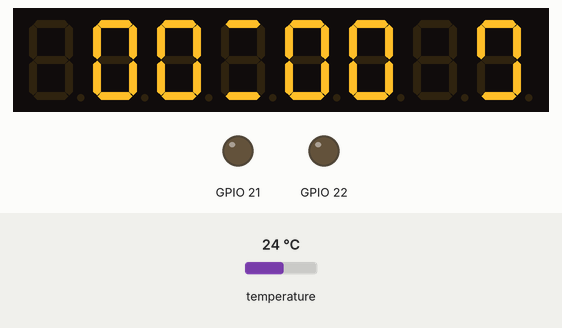
Bench run of a sketch on a simulated ESP32. Shown: 8-digit seven-segment display, output pins drawn as LEDs (lit = HIGH). The inputs (shaded band) are chosen by the test bench; at power-on: temperature 24 °C. WiFi joins after 1.5 s; servers stay silent unless stated; no MQTT or app messages arrive unless stated.

Above: at 1.7 s.
1.8 s: temperature set to 12 °C
At 3.7 s:
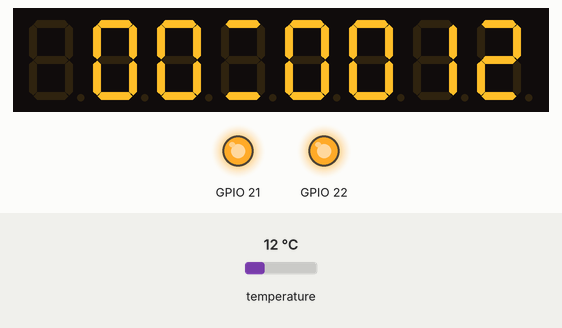
4.6 s: temperature set to 19 °C
At 5.2 s:
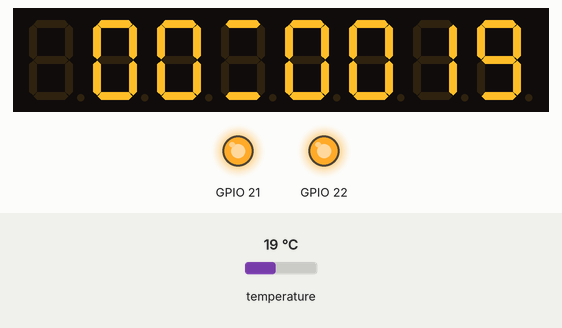
6.1 s: temperature set to 28 °C
At 7.5 s:
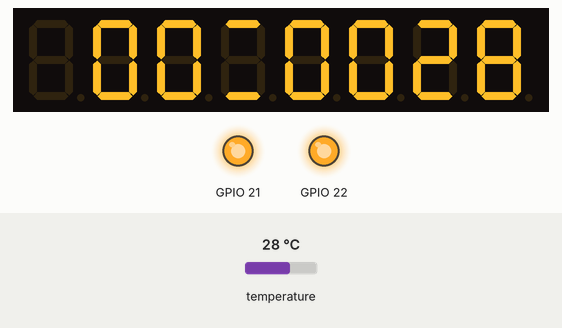
Timing chart, 0 to 9.1 s (numbered marks = the images above; inputs shaded):
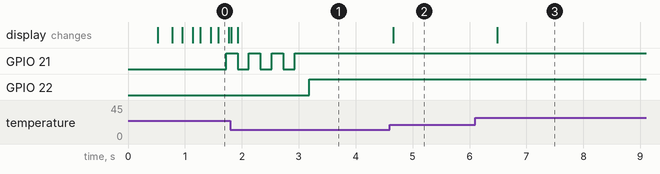

Measured:
- after the input at 4.6 s, the display: changes after 0.06 s (image 2)
- after the input at 6.1 s, the display: changes after 0.39 s (image 3)
- by itself, GPIO 21: alternates HIGH for 0.20 s and LOW for 0.20 s, 6 changes in all, then stays HIGH

The sketch:

Iniciacao_5.1.ino
```cpp
#include <LedControl.h>
#include <OneWire.h>
#include <DallasTemperature.h>
#include <WiFi.h>
#include <PubSubClient.h>

const char* ssid = "Eberton 2";
const char* password =  "12345678";
const char* mqttServer = "m15.cloudmqtt.com";
const int mqttPort = 17812;
const char* mqttUser = "ruzejjkv";
const char* mqttPassword = "e0FRh1Ve8RhG";
const char* Topico1 = "Temperatura";
const char* Topico2 = "Score_A";
const char* Topico3 = "Set1_A";
const char* Topico4 = "Set2_A";
const char* Topico5 = "Set3_A";
const char* Topico6 = "Score_B";
const char* Topico7 = "Set1_B";
const char* Topico8 = "Set2_B";
const char* Topico9 = "Set3_B";
const char* Topico10 = "Horas";
const char* Topico11 = "Minutos";
const char* Topico12 = "Segundos";
const char* Topico13 = "Inicio";
const char* Topico14 = "Zera";
const char* Topico15 = "Sacador";
const char* Topico16 = "Inte";

WiFiClient espClient;
PubSubClient client(espClient);

#define DEBUG
#define ONE_WIRE_BUS 4

OneWire oneWire(ONE_WIRE_BUS);
DallasTemperature sensors(&oneWire);
DeviceAddress sensor1 = { 0x28, 0x4C, 0xE3, 0x70, 0x9, 0x0, 0x0, 0xA4 };
LedControl lc = LedControl(23, 18, 15, 1);

//Variáveis que indicam o núcleo
static uint8_t Nucleo_Zero = 0;
static uint8_t Nucleo_Um  = 1;

//Variáveis compartilhadas pelos núcleos
int Score_A = 0, Set1_A = 0, Set2_A = 0, Set3_A = 0; //Jogador A
int Score_B = 0, Set1_B = 0, Set2_B = 0, Set3_B = 0; //Jogador B
int Horas = 0, Minutos = 0, Segundos = 0, Inicio = 0, Zera = 0; // Contagem de tempo
int Sacador = 0;
int Inte = 15; // Intensidade dos displays 0~15

//Variáveis locais
int i = 0, z = 1;
float passaTemp;
float by = 0;

void setup() {
  lc.shutdown(0, false);
  lc.clearDisplay(0);
  lc.shutdown(1, false);
  lc.clearDisplay(1);
  lc.shutdown(2, false);
  lc.clearDisplay(2);
  sensors.begin();
  Serial.begin(115200);
  pinMode(21, OUTPUT);
  pinMode(22, OUTPUT);
  client.subscribe(Topico1);
  client.subscribe(Topico2);
  client.subscribe(Topico3);
  client.subscribe(Topico4);
  client.subscribe(Topico5);
  client.subscribe(Topico6);
  client.subscribe(Topico7);
  client.subscribe(Topico8);
  client.subscribe(Topico9);
  client.subscribe(Topico10);
  client.subscribe(Topico11);
  client.subscribe(Topico12);
  client.subscribe(Topico13);
  client.subscribe(Topico14);
  client.subscribe(Topico15);
  client.setCallback(callback);
  xTaskCreatePinnedToCore(Tempo_Jogo, "Tempo", 1000, NULL, 3, NULL, Nucleo_Zero);
  xTaskCreatePinnedToCore(Jogador_A, "Jogador_A", 1000, NULL, 2, NULL, Nucleo_Zero);
  xTaskCreatePinnedToCore(Jogador_B, "Jogador_B", 1000, NULL, 2, NULL, Nucleo_Zero);
  xTaskCreatePinnedToCore(Saque, "Saque", 1000, NULL, 2, NULL, Nucleo_Zero);
  xTaskCreatePinnedToCore(Temperatura, "Temperatura", 1000, NULL, 1, NULL, Nucleo_Zero);
  delay(500);
}

void Jogador_A(void* pvParameters) {
  int display_A = 1;
  while (1) {
    int Score_inteiroA = Score_A / 10;
    int Score_sobraA = Score_A % 10;
    lc.setDigit(display_A, 0, Score_sobraA, false);
    lc.setDigit(display_A, 1, Score_inteiroA, false);
    lc.setDigit(display_A, 2, Set3_A, false);
    lc.setDigit(display_A, 3, Set2_A, false);
    lc.setDigit(display_A, 4, Set1_A, false);
    delay(100);
  }
}
void Jogador_B(void* pvParameters) {
  int display_B = 2;
  while (1) {
    int Score_inteiroB = Score_B / 10;
    int Score_sobraB = Score_B % 10;
    lc.setDigit(display_B, 0, Score_sobraB, false);
    lc.setDigit(display_B, 1, Score_inteiroB, false);
    lc.setDigit(display_B, 2, Set3_B, false);
    lc.setDigit(display_B, 3, Set2_B, false);
    lc.setDigit(display_B, 4, Set1_B, false);
    delay(100);
  }
}
void Saque(void* pvParameters) {
  int display_AS = 1;
  int display_BS = 2;
  while (1) {
    if (Sacador == 1) {
      lc.setRow(display_AS, 5, B00000001);
      lc.setRow(display_BS, 5, B00000000);
    }
    else if (Sacador == 2) {
      lc.setRow(display_AS, 5, B00000000);
      lc.setRow(display_BS, 5, B00000001);
    }
    else {
      lc.setRow(display_AS, 5, B00000000);
      lc.setRow(display_BS, 5, B00000000);
    }
    delay(100);
  }
}

void Temperatura(void* pvParameters) {
  int x = 45, loa = 0;
  int display_Temperatura = 0;
  while (1) {
    sensors.requestTemperatures();
    if (loa == 0) {
      lc.setRow(display_Temperatura, 1, B00010000);
      lc.setRow(display_Temperatura, 0, B00000000);
      delay(x);
      lc.setRow(display_Temperatura, 1, B00011000);
      lc.setRow(display_Temperatura, 0, B00000000);
      delay(x);
      lc.setRow(display_Temperatura, 1, B00011100);
      lc.setRow(display_Temperatura, 0, B00000000);
      delay(x);
      lc.setRow(display_Temperatura, 1, B00011110);
      lc.setRow(display_Temperatura, 0, B00000000);
      delay(x);
      lc.setRow(display_Temperatura, 1, B01011110);
      lc.setRow(display_Temperatura, 0, B00000000);
      delay(x);
      lc.setRow(display_Temperatura, 1, B01111110);
      lc.setRow(display_Temperatura, 0, B00000000);
      delay(x);
      lc.setRow(display_Temperatura, 1, B01111110);
      lc.setRow(display_Temperatura, 0, B00000100);
      delay(x);
      lc.setRow(display_Temperatura, 1, B01111110);
      lc.setRow(display_Temperatura, 0, B00001100);
      delay(x);
      lc.setRow(display_Temperatura, 1, B01111110);
      lc.setRow(display_Temperatura, 0, B00011100);
      delay(x);
      lc.setRow(display_Temperatura, 1, B01111110);
      lc.setRow(display_Temperatura, 0, B00111100);
      delay(x);
      lc.setRow(display_Temperatura, 1, B01111110);
      lc.setRow(display_Temperatura, 0, B01111100);
      delay(x);
      lc.setRow(display_Temperatura, 1, B01111110);
      lc.setRow(display_Temperatura, 0, B01111110);
      delay(x);
      lc.setRow(display_Temperatura, 1, B01101110);
      lc.setRow(display_Temperatura, 0, B01111110);
      delay(x);
      lc.setRow(display_Temperatura, 1, B01100110);
      lc.setRow(display_Temperatura, 0, B01111110);
      delay(x);
      lc.setRow(display_Temperatura, 1, B01100010);
      lc.setRow(display_Temperatura, 0, B01111110);
      delay(x);
      lc.setRow(display_Temperatura, 1, B01100000);
      lc.setRow(display_Temperatura, 0, B01111110);
      delay(x);
      lc.setRow(display_Temperatura, 1, B00100000);
      lc.setRow(display_Temperatura, 0, B01111110);
      delay(x);
      lc.setRow(display_Temperatura, 1, B00000000);
      lc.setRow(display_Temperatura, 0, B01111110);
      delay(x);
      lc.setRow(display_Temperatura, 1, B00000000);
      lc.setRow(display_Temperatura, 0, B01111010);
      delay(x);
      lc.setRow(display_Temperatura, 1, B00000000);
      lc.setRow(display_Temperatura, 0, B01110010);
      delay(x);
      lc.setRow(display_Temperatura, 1, B00000000);
      lc.setRow(display_Temperatura, 0, B01100010);
      delay(x);
      lc.setRow(display_Temperatura, 1, B00000000);
      lc.setRow(display_Temperatura, 0, B01000010);
      delay(x);
      lc.setRow(display_Temperatura, 1, B00000000);
      lc.setRow(display_Temperatura, 0, B00000010);
      delay(x);
      lc.setRow(display_Temperatura, 1, B00000000);
      lc.setRow(display_Temperatura, 0, B00000000);
      delay(x);
      loa = 1;
    }
    if (sensors.getTempC(sensor1) >= 10.0 && sensors.getTempC(sensor1) < 100) {
      int Cel = (int)sensors.getTempC(sensor1) / 10;
      int Cel2 = (int)sensors.getTempC(sensor1) % 10;
      lc.setDigit(display_Temperatura, 1, Cel, false);
      lc.setDigit(display_Temperatura, 0, Cel2, false);
      passaTemp = (sensors.getTempC(sensor1));
      delay(100);
    }
    else if (sensors.getTempC(sensor1) < 10.0 && sensors.getTempC(sensor1) > -1) {
      int u = (int)(sensors.getTempC(sensor1) * 10) / 10;
      int o = (int)(sensors.getTempC(sensor1) * 10) % 10;
      lc.setDigit(display_Temperatura, 1, u, true);
      lc.setDigit(display_Temperatura, 0, o, false);
      delay(100);
    }
    else {
      int neg = (int)(sensors.getTempC(sensor1) * (-1) * 10) / 10;
      lc.setRow(display_Temperatura, 1, B00000001);
      lc.setDigit(display_Temperatura, 0, neg, false);
      delay(100);
    }
  }
}

void Tempo_Jogo(void* pvParameters) {
  int display_Tempo = 0;
  while (1) {
    if (Zera == 0) {
      if (Inicio == 0) {
        int Minutos_int = Minutos / 10;
        int Minutos_sobra = Minutos % 10;
        int Horas_int = Horas / 10;
        int Horas_sobra = Horas % 10;
        lc.setDigit(display_Tempo, 2, Minutos_sobra, false);
        lc.setDigit(display_Tempo, 3, Minutos_int, false);
        lc.setDigit(display_Tempo, 5, Horas_sobra, false);
        lc.setDigit(display_Tempo, 6, Horas_int, false);
        lc.setRow(display_Tempo, 4, B01001000);
        delay(100);
      }
      else if (Inicio == 1) {
        if (Segundos == 60) {
          Minutos ++;
          Segundos = 0;
        }
        else if (Minutos == 60) {
          Horas ++;
          Minutos = 0;
        }
        else if (Horas == 24) {
          Horas = 0;
        }
        int Minutos_int = Minutos / 10;
        int Minutos_sobra = Minutos % 10;
        int Horas_int = Horas / 10;
        int Horas_sobra = Horas % 10;
        lc.setDigit(display_Tempo, 2, Minutos_sobra, false);
        lc.setDigit(display_Tempo, 3, Minutos_int, false);
        lc.setDigit(display_Tempo, 5, Horas_sobra, false);
        lc.setDigit(display_Tempo, 6, Horas_int, false);
        Segundos ++;
        lc.setRow(display_Tempo, 4, B01001000);
        delay(500);
        lc.setRow(display_Tempo, 4, B00000000);
        delay(500);
      }
    }
    else if (Zera == 1) {
      Horas = 0;
      Minutos = 0;
      Segundos = 0;
      Zera = 0;
      delay(100);
    }
  }
}
void MQTT(void) {
  if (WiFi.status() != WL_CONNECTED) {
    digitalWrite(22, LOW);
    delay(1000);
    WiFi.begin(ssid, password);
    client.setServer(mqttServer, mqttPort);
    while (z) {
      digitalWrite(21, LOW);
      delay(200);
      digitalWrite(21, HIGH);
      delay(200);
      if (WiFi.status() == WL_CONNECTED) {
        z = 0;
      }
    }
    while (!client.connected()) {
      if (client.connect("ESP32Client", mqttUser, mqttPassword )) {
        client.subscribe(Topico1, 1);
        client.subscribe(Topico2, 1);
        client.subscribe(Topico3, 1);
        client.subscribe(Topico4, 1);
        client.subscribe(Topico5, 1);
        client.subscribe(Topico6, 1);
        client.subscribe(Topico7, 1);
        client.subscribe(Topico8, 1);
        client.subscribe(Topico9, 1);
        client.subscribe(Topico10, 1);
        client.subscribe(Topico11, 1);
        client.subscribe(Topico12, 1);
        client.subscribe(Topico13, 1);
        client.subscribe(Topico14, 1);
        client.subscribe(Topico15, 1);
        client.subscribe(Topico16, 1);
        digitalWrite(22, HIGH);
      }
    }
    z = 1;
  }
  if (passaTemp != by) {
    by = passaTemp;
    i++;
    if (i == 5) {
      char b[6];
      char convertido[16];
      sprintf(b, "%.1f", by);
      client.publish(Topico1, b);
      i = 0;
    }
  }
  delay(100);
}

void callback(char* topic, byte* payload, unsigned int length) {
  payload[length] = '\0';
  if (strcmp(topic, Topico2) == 0) {
    String Sco_A = String((char*)payload);
    Score_A = atoi(Sco_A.c_str());
  }
  if (strcmp(topic, Topico3) == 0) {
    String Set1A = String((char*)payload);
    Set1_A = atoi(Set1A.c_str());
  }
  if (strcmp(topic, Topico4) == 0) {
    String Set2A = String((char*)payload);
    Set2_A = atoi(Set2A.c_str());
  }
  if (strcmp(topic, Topico5) == 0) {
    String Set3A = String((char*)payload);
    Set3_A = atoi(Set3A.c_str());
  }
  if (strcmp(topic, Topico6) == 0) {
    String Sco_B = String((char*)payload);
    Score_B = atoi(Sco_B.c_str());
  }
  if (strcmp(topic, Topico7) == 0) {
    String Set1B = String((char*)payload);
    Set1_B = atoi(Set1B.c_str());
  }
  if (strcmp(topic, Topico8) == 0) {
    String Set2B = String((char*)payload);
    Set2_B = atoi(Set2B.c_str());
  }
  if (strcmp(topic, Topico9) == 0) {
    String Set3B = String((char*)payload);
    Set3_B = atoi(Set3B.c_str());
  }
  if (strcmp(topic, Topico10) == 0) {
    String Hor = String((char*)payload);
    Horas = atoi(Hor.c_str());
  }
  if (strcmp(topic, Topico11) == 0) {
    String Minuts = String((char*)payload);
    Minutos = atoi(Minuts.c_str());
  }
  if (strcmp(topic, Topico12) == 0) {
    String Segunds = String((char*)payload);
    Segundos = atoi(Segunds.c_str());
  }
  if (strcmp(topic, Topico13) == 0) {
    String Inii = String((char*)payload);
    Inicio = atoi(Inii.c_str());
  }
  if (strcmp(topic, Topico14) == 0) {
    String Zer = String((char*)payload);
    Zera = atoi(Zer.c_str());
  }
  if (strcmp(topic, Topico15) == 0) {
    String Sac = String((char*)payload);
    Sacador = atoi(Sac.c_str());
  }
  if (strcmp(topic, Topico16) == 0) {
    String Intensidade = String((char*)payload);
    Inte = atoi(Intensidade.c_str());
  }
}

void loop() {
  lc.setIntensity(0, Inte);
  lc.setIntensity(1, Inte);
  lc.setIntensity(2, Inte);
  MQTT();
  client.loop();
}
```
